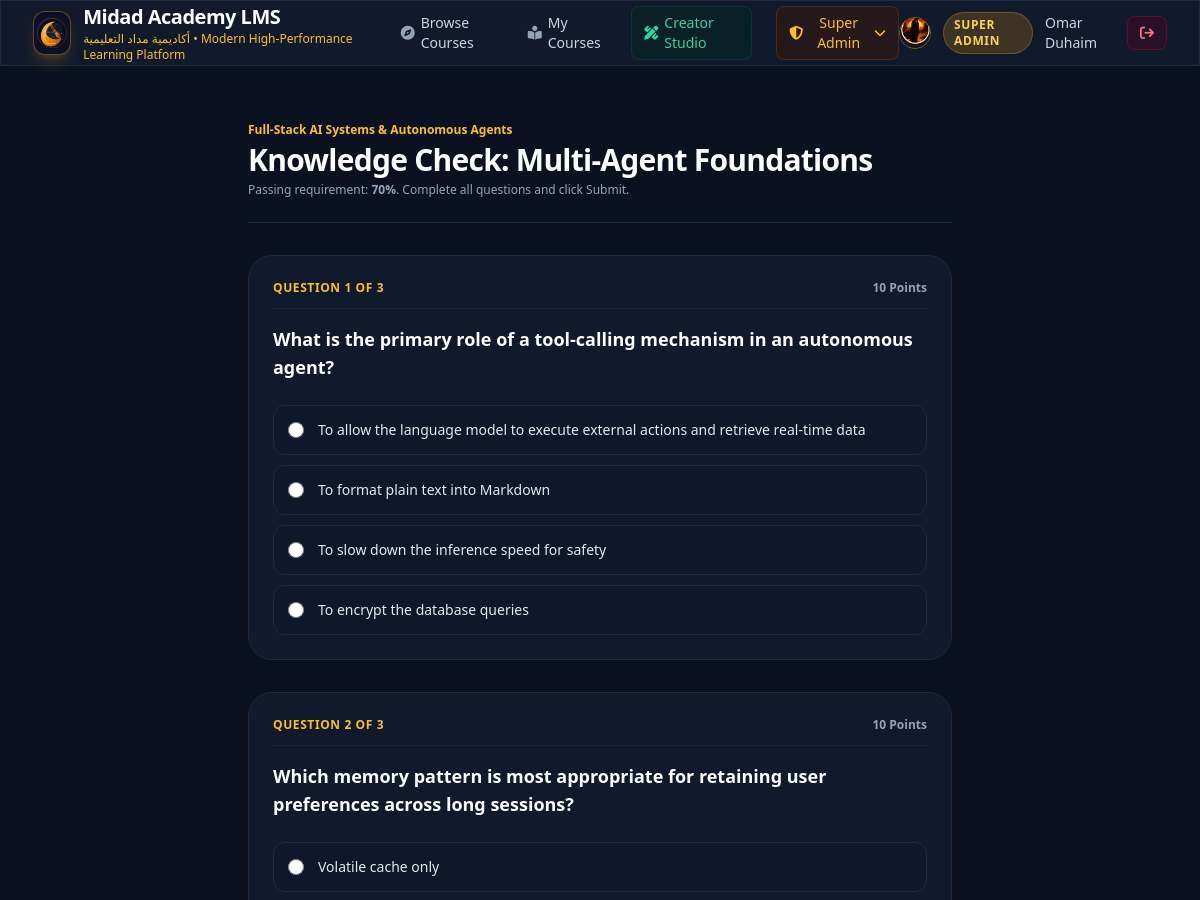
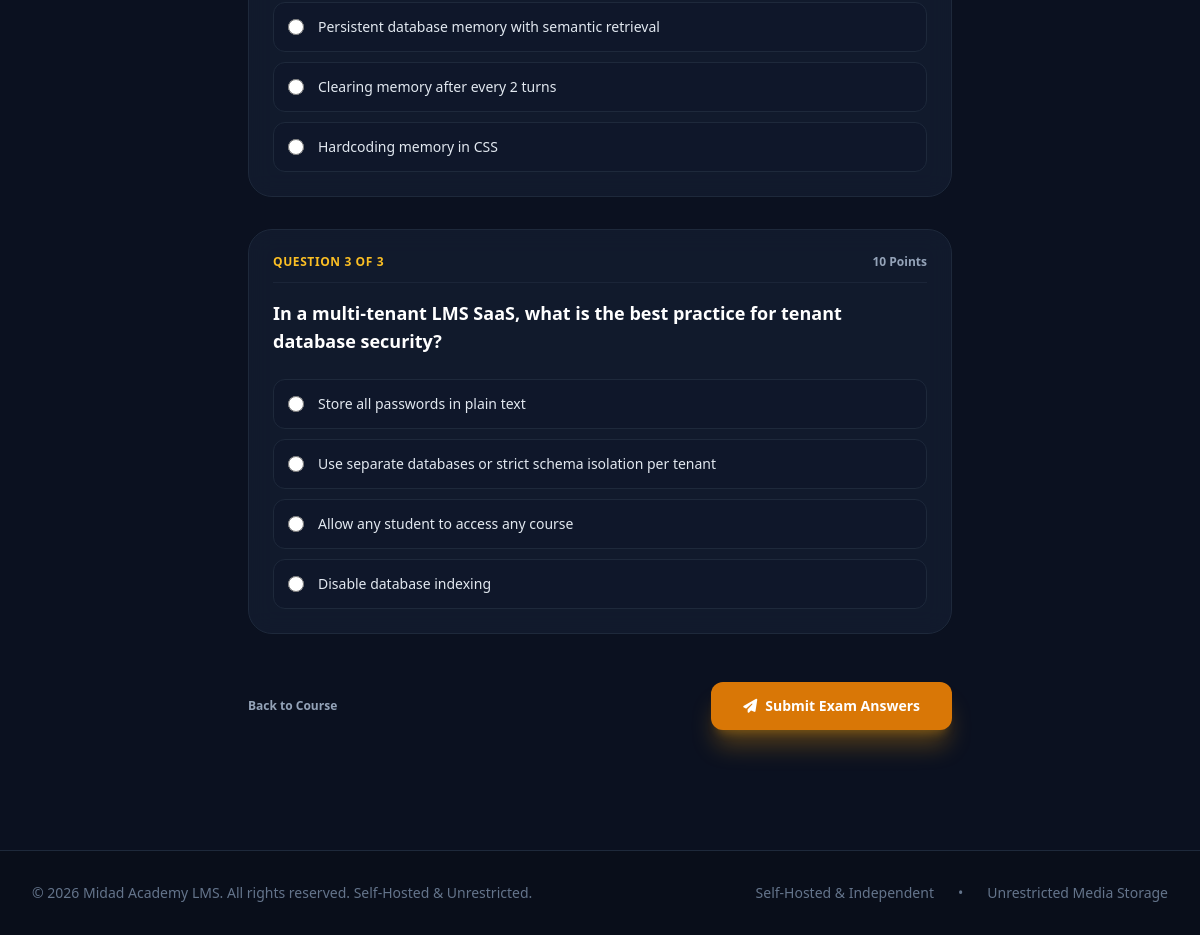
Page /quiz/1 (signed in) on the committed database (2 pictures, top to bottom).
### tables this page shows
CREATE TABLE settings (
        key TEXT PRIMARY KEY,
        value TEXT NOT NULL
    );

CREATE TABLE users (
        id INTEGER PRIMARY KEY AUTOINCREMENT,
        email TEXT UNIQUE NOT NULL,
        name TEXT NOT NULL,
        password_hash TEXT NOT NULL,
        role TEXT NOT NULL DEFAULT 'student',
        created_at TIMESTAMP DEFAULT CURRENT_TIMESTAMP
    );

CREATE TABLE courses (
        id INTEGER PRIMARY KEY AUTOINCREMENT,
        title TEXT NOT NULL,
        slug TEXT UNIQUE NOT NULL,
        description TEXT,
        instructor_id INTEGER NOT NULL,
        cover_image TEXT,
        category TEXT DEFAULT 'Technology',
        price REAL DEFAULT 0.0,
        is_published INTEGER DEFAULT 1,
        created_at TIMESTAMP DEFAULT CURRENT_TIMESTAMP,
        FOREIGN KEY (instructor_id) REFERENCES users(id) ON DELETE CASCADE
    );

CREATE TABLE quizzes (
        id INTEGER PRIMARY KEY AUTOINCREMENT,
        course_id INTEGER NOT NULL,
        lesson_id INTEGER,
        title TEXT NOT NULL,
        passing_percentage INTEGER DEFAULT 70,
        created_at TIMESTAMP DEFAULT CURRENT_TIMESTAMP,
        FOREIGN KEY (course_id) REFERENCES courses(id) ON DELETE CASCADE,
        FOREIGN KEY (lesson_id) REFERENCES lessons(id) ON DELETE SET NULL
    );

CREATE TABLE quiz_questions (
        id INTEGER PRIMARY KEY AUTOINCREMENT,
        quiz_id INTEGER NOT NULL,
        question_text TEXT NOT NULL,
        options_json TEXT NOT NULL,
        correct_option_index INTEGER NOT NULL DEFAULT 0,
        explanation TEXT,
        points INTEGER DEFAULT 10,
        FOREIGN KEY (quiz_id) REFERENCES quizzes(id) ON DELETE CASCADE
    );

### app.py (the view, shortened to what this page needs)
@app.route("/quiz/<int:quiz_id>", methods=["GET", "POST"])
@login_required
def take_quiz(quiz_id):
    conn = db.get_db_connection()
    quiz = conn.execute("SELECT * FROM quizzes WHERE id = ?", (quiz_id,)).fetchone()
    if not quiz:
        conn.close()
        abort(404)
    course = conn.execute("SELECT * FROM courses WHERE id = ?", (quiz["course_id"],)).fetchone()
    questions_rows = conn.execute("SELECT * FROM quiz_questions WHERE quiz_id = ?", (quiz_id,)).fetchall()
    questions = []
    for r in questions_rows:
        questions.append({
            "id": r["id"],
            "question_text": r["question_text"],
            "options": json.loads(r["options_json"]),
            "correct_option_index": r["correct_option_index"],
            "explanation": r["explanation"],
            "points": r["points"]
        })
    conn.close()
    return render_template("quiz_taker.html", quiz=quiz, course=course, questions=questions)

### app.py (called while the page is built)
@app.context_processor
def inject_global_data():
    settings = db.get_settings()
    current_user = None
    if "user_id" in session:
        current_user = db.get_user_by_id(session["user_id"])
    return dict(settings=settings, current_user=current_user)

def login_required(f):
    @wraps(f)
    def decorated_function(*args, **kwargs):
        if "user_id" not in session:
            flash("Please sign in to access this page.", "warning")
            return redirect(url_for("login", next=request.url))
        return f(*args, **kwargs)
    return decorated_function

### database.py (called while the page is built)
def get_db_connection():
    conn = sqlite3.connect(DB_PATH)
    conn.row_factory = sqlite3.Row
    conn.execute("PRAGMA foreign_keys = ON")
    return conn

def get_settings():
    conn = get_db_connection()
    rows = conn.execute("SELECT key, value FROM settings").fetchall()
    conn.close()
    return {row["key"]: row["value"] for row in rows}

def get_user_by_id(user_id):
    conn = get_db_connection()
    user = conn.execute("SELECT * FROM users WHERE id = ?", (user_id,)).fetchone()
    conn.close()
    return user

### templates/quiz_taker.html (shortened to what this page needs)
{% extends "base.html" %}
{% block content %}
<div class="max-w-3xl mx-auto px-4 sm:px-6 lg:px-8 py-10">
    <div class="pb-6 border-b border-slate-800">
        <span class="text-xs font-semibold text-amber-400 block">{{ course.title }}</span>
        <h1 class="text-2xl sm:text-3xl font-bold text-white tracking-tight mt-1">{{ quiz.title }}</h1>
        <p class="text-xs text-slate-400 mt-1">Passing requirement: <strong>{{ quiz.passing_percentage }}%</strong>. Complete all questions and click Submit.</p>
    </div>
    <form method="POST" class="mt-8 space-y-8">
        {% for q in questions %}
        <div class="glass-card p-6 rounded-3xl border border-slate-800 space-y-4">
            <div class="flex items-center justify-between pb-3 border-b border-slate-800/80">
                <span class="text-xs font-bold text-amber-400 uppercase tracking-wider">
                    Question {{ loop.index }} of {{ questions | length }}
                </span>
                <span class="text-xs text-slate-400 font-semibold">{{ q.points }} Points</span>
            </div>
            <h3 class="text-base sm:text-lg font-semibold text-white leading-snug">
                {{ q.question_text }}
            </h3>
            <div class="space-y-2.5 pt-2">
                {% for opt in q.options %}
                <label class="flex items-center space-x-3.5 p-3.5 rounded-xl bg-slate-900/70 hover:bg-slate-800/80 border border-slate-800 cursor-pointer transition">
                    <input type="radio" name="q_{{ q.id }}" value="{{ loop.index0 }}" required
                           class="w-4 h-4 text-blue-600 bg-slate-950 border-slate-700 focus:ring-blue-500">
                    <span class="text-sm text-slate-200">{{ opt }}</span>
                </label>
                {% endfor %}
            </div>
        </div>
        {% endfor %}
        <div class="flex items-center justify-between pt-4">
            <a href="{{ url_for('learn_course', slug=course.slug) }}" class="text-xs font-semibold text-slate-400 hover:text-white">
                Back to Course
            </a>
            <button type="submit" class="px-8 py-3.5 rounded-xl bg-amber-600 hover:bg-amber-500 text-white font-bold text-sm shadow-xl shadow-amber-500/30 transition flex items-center gap-2">
                <i class="fa-solid fa-paper-plane"></i> Submit Exam Answers
            </button>
        </div>
    </form>
</div>
{% endblock %}

### templates/base.html (shortened to what this page needs)
<!DOCTYPE html>
<html lang="en">
<head>
    <script src="https://cdn.tailwindcss.com"></script>
    <link rel="stylesheet" href="https://cdnjs.cloudflare.com/ajax/libs/font-awesome/6.4.0/css/all.min.css">
</head>
<body class="min-h-screen flex flex-col antialiased">
    <header class="sticky top-0 z-50 glass-card border-b border-slate-800">
        <div class="max-w-7xl mx-auto px-4 sm:px-6 lg:px-8">
            <div class="flex items-center justify-between h-16">
                <a href="{{ url_for('index') }}" class="flex items-center space-x-3 group">
                    <div class="w-11 h-11 rounded-xl bg-[#0A1128] border border-amber-500/40 p-0.5 flex items-center justify-center shadow-lg shadow-amber-500/20 group-hover:scale-105 transition overflow-hidden">
                        <img src="{{ url_for('static', filename='images/midad_logo.svg') }}" alt="Midad Academy LMS Logo" class="w-full h-full object-contain">
                    </div>
                    <div>
                        <span class="text-xl font-bold tracking-tight text-white block">{{ settings.site_name }}</span>
                        <span class="text-xs text-amber-400 font-medium hidden sm:block">{{ settings.tagline }}</span>
                    </div>
                </a>
                <nav class="hidden md:flex items-center space-x-6">
                    <a href="{{ url_for('index') }}" class="text-sm font-medium text-slate-300 hover:text-white transition flex items-center gap-1.5">
                        <i class="fa-solid fa-compass text-slate-400"></i> Browse Courses
                    </a>
                    {% if current_user %}
                        <a href="{{ url_for('my_learning') }}" class="text-sm font-medium text-slate-300 hover:text-white transition flex items-center gap-1.5">
                            <i class="fa-solid fa-book-open-reader text-slate-400"></i> My Courses
                        </a>
                        {% if current_user.role in ['instructor', 'super_admin'] %}
                        <a href="{{ url_for('studio') }}" class="text-sm font-medium text-emerald-400 hover:text-emerald-300 transition flex items-center gap-1.5 bg-emerald-950/40 px-3 py-1.5 rounded-lg border border-emerald-800/40">
                            <i class="fa-solid fa-pen-ruler"></i> Creator Studio
                        </a>
                        {% endif %}
                        {% if current_user.role == 'super_admin' %}
                        <div class="relative group">
                            <button class="text-sm font-medium text-amber-400 hover:text-amber-300 transition flex items-center gap-1.5 bg-amber-950/40 px-3 py-1.5 rounded-lg border border-amber-800/40">
                                <i class="fa-solid fa-shield-halved"></i> Super Admin <i class="fa-solid fa-chevron-down text-xs"></i>
                            </button>
                        </div>
                        {% endif %}
                    {% endif %}
                </nav>
                <div class="flex items-center space-x-3">
                    {% if current_user %}
                        <div class="flex items-center space-x-3">
                            <img src="{{ url_for('static', filename='images/omar_avatar.png') }}" alt="Avatar" class="w-8 h-8 rounded-full object-cover border border-amber-500/50">
                            <span class="text-xs font-semibold px-2.5 py-1 rounded-full uppercase tracking-wider
                                {% if current_user.role == 'super_admin' %} bg-amber-500/20 text-amber-300 border border-amber-500/30
                                {% elif current_user.role == 'instructor' %} bg-emerald-500/20 text-emerald-300 border border-emerald-500/30
                                {% else %} bg-slate-700/50 text-slate-300 border border-slate-600/30 {% endif %}">
                                {{ current_user.role | replace('_', ' ') }}
                            </span>
                            <span class="text-sm font-medium text-slate-300 hidden lg:inline">{{ current_user.name }}</span>
                            <a href="{{ url_for('logout') }}" class="text-sm font-medium text-rose-400 hover:text-rose-300 transition bg-rose-950/40 px-3 py-1.5 rounded-lg border border-rose-800/40" title="Sign Out">
                                <i class="fa-solid fa-arrow-right-from-bracket"></i>
                            </a>
                        </div>
                    {% endif %}
                </div>
            </div>
        </div>
    </header>
    <main class="flex-grow">
        {% block content %}{% endblock %}
    </main>
    <footer class="mt-20 border-t border-slate-800 bg-[#090e1a] py-8">
        <div class="max-w-7xl mx-auto px-4 sm:px-6 lg:px-8 flex flex-col md:flex-row items-center justify-between text-sm text-slate-500 gap-4">
            <p>{{ settings.footer_text }}</p>
            <div class="flex items-center space-x-6">
                <span>Self-Hosted & Independent</span>
                <span>•</span>
                <span>Unrestricted Media Storage</span>
            </div>
        </div>
    </footer>
</body>
</html>

### templates/base.html (style rules this page uses)
body { background-color: #0b1120; color: #f8fafc; font-family: system-ui, -apple-system, sans-serif; }
.glass-card { background: rgba(21, 31, 50, 0.7); backdrop-filter: blur(12px); border: 1px solid rgba(255, 255, 255, 0.08); }

### rows in the picture
settings: site_name "Midad Academy LMS"
settings: tagline "أكاديمية مداد التعليمية • Modern High-Performance Learning Platform"
users: role "SUPER ADMIN", name "Omar Duhaim"
courses: title "Full-Stack AI Systems & Autonomous Agents"
quizzes: title "Knowledge Check: Multi-Agent Foundations", passing_percentage "70"
quiz_questions: questions "3", points "10", question_text "What is the primary role of a tool-calling mechanism in an autonomous agent?", options "To allow the language model to execute external actions and retrieve real-time data" "To format plain text into Markdown" "To slow down the inference speed for safety" "To encrypt the database queries"
quiz_questions: questions "3", points "10", question_text "Which memory pattern is most appropriate for retaining user preferences across long sessions?", options "Volatile cache only" "Persistent database memory with semantic retrieval" "Clearing memory after every 2 turns" "Hardcoding memory in CSS"
quiz_questions: questions "3", points "10", question_text "In a multi-tenant LMS SaaS, what is the best practice for tenant database security?", options "Store all passwords in plain text" "Use separate databases or strict schema isolation per tenant" "Allow any student to access any course" "Disable database indexing"
settings: footer_text "© 2026 Midad Academy LMS. All rights reserved. Self-Hosted & Unrestricted."
